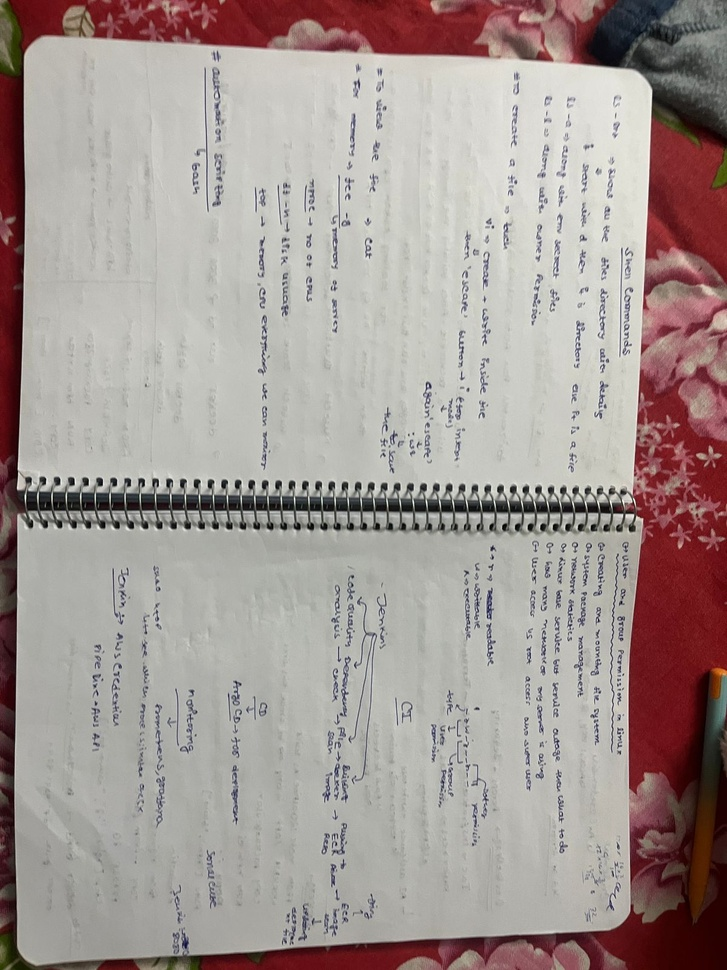
#> input picture testingimages/WhatsApp Image 2026-01-20 at 02.53.59.jpeg, 727 x 970 px, shrunk from 1200 x 1600 before the run
$ python -i scanner.py   (imports and definitions only)
#> lines starting #> are read from the running program, lines starting #| are printed output that depends on the picture; after the words box and inside, x2 and y2 are one past the last pixel; in counts of white or black regions, pixels touching at a corner belong together
"""
Document Scanner - Simple and robust detection.
"""

import cv2
import numpy as np
from typing import List, Tuple, Optional
import logging

logger = logging.getLogger(__name__)


class DocScanner:
    """Simple document scanner."""

    def detect(self, image: np.ndarray) -> Tuple[Optional[np.ndarray], float, str]:
        """
        Detect document in image.
        Returns (corners, confidence, method).
        """
        if image is None or image.size == 0:
            return None, 0.0, "none"

        h, w = image.shape[:2]

        # Check if this is a white background document (scanned/screenshot)
        if self._is_white_background(image):
            # For white background, return full image with small margin
            margin = 5
            corners = np.array([
                [margin, margin],
                [w - margin, margin],
                [w - margin, h - margin],
                [margin, h - margin]
            ], dtype=np.float32)
            return corners, 0.95, "fullpage"

        best_quad = None
        best_score = 0.0
        best_method = "none"

        # Method 1: Edge detection
        quads = self._find_by_edges(image)
        for quad in quads:
            score = self._score_quad(quad, image)
            if score > best_score:
                best_quad = quad
                best_score = score
                best_method = "edge"

        # Method 2: Contour detection
        if best_score < 0.8:
            quads = self._find_by_contours(image)
            for quad in quads:
                score = self._score_quad(quad, image)
                if score > best_score:
                    best_quad = quad
                    best_score = score
                    best_method = "contour"

        # Method 3: Threshold detection
        if best_score < 0.8:
            quads = self._find_by_threshold(image)
            for quad in quads:
                score = self._score_quad(quad, image)
                if score > best_score:
                    best_quad = quad
                    best_score = score
                    best_method = "threshold"

        if best_quad is not None:
            best_quad = self._order_points(best_quad)
            return best_quad, best_score, best_method

        return None, 0.0, "none"

    def _is_white_background(self, image: np.ndarray) -> bool:
        """Check if image has white/uniform background (scanned doc or screenshot)."""
        h, w = image.shape[:2]
        gray = cv2.cvtColor(image, cv2.COLOR_BGR2GRAY)

        # Check corners - if all corners are very bright, likely white background
        margin = 30
        corners = [
            gray[0:margin, 0:margin].mean(),           # TL
            gray[0:margin, w-margin:w].mean(),         # TR
            gray[h-margin:h, 0:margin].mean(),         # BL
            gray[h-margin:h, w-margin:w].mean()        # BR
        ]

        # All corners should be very bright (>240)
        if all(c > 240 for c in corners):
            # Also check overall brightness
            mean_brightness = gray.mean()
            if mean_brightness > 220:
                return True

        return False

    def _find_by_edges(self, image: np.ndarray) -> List[np.ndarray]:
        """Find document using Canny edges."""
        results = []
        gray = cv2.cvtColor(image, cv2.COLOR_BGR2GRAY)
        gray = cv2.GaussianBlur(gray, (5, 5), 0)

        for thresh1, thresh2 in [(50, 150), (30, 100), (75, 200)]:
            edges = cv2.Canny(gray, thresh1, thresh2)
            edges = cv2.dilate(edges, None, iterations=2)

            contours, _ = cv2.findContours(edges, cv2.RETR_LIST, cv2.CHAIN_APPROX_SIMPLE)
            contours = sorted(contours, key=cv2.contourArea, reverse=True)[:10]

            for cnt in contours:
                peri = cv2.arcLength(cnt, True)
                approx = cv2.approxPolyDP(cnt, 0.02 * peri, True)

                if len(approx) == 4 and cv2.isContourConvex(approx):
                    results.append(approx.reshape(4, 2).astype(np.float32))

        return results

    # [54 lines left out: functions _find_by_contours, _find_by_threshold, not called in this run]

    def _score_quad(self, quad: np.ndarray, image: np.ndarray) -> float:
        """Score a quad - higher is better."""
        if quad is None or len(quad) != 4:
            return 0.0

        h, w = image.shape[:2]
        img_area = h * w

        # Area ratio
        area = cv2.contourArea(quad)
        area_ratio = area / img_area

        # Skip if too small or too large
        if area_ratio < 0.05 or area_ratio > 0.95:
            return 0.0

        # Skip if it covers almost the entire image
        margin = 10
        corners_on_edge = 0
        for pt in quad:
            x, y = pt
            if x < margin or x > w - margin or y < margin or y > h - margin:
                corners_on_edge += 1

        if corners_on_edge == 4 and area_ratio > 0.9:
            return 0.0

        # Area score - prefer medium sized documents (20-70%)
        if 0.2 <= area_ratio <= 0.7:
            area_score = 1.0
        elif area_ratio < 0.2:
            area_score = area_ratio / 0.2
        else:
            area_score = max(0.5, 1.0 - (area_ratio - 0.7) / 0.25)

        # Rectangularity - check angles
        angles = []
        for i in range(4):
            p1 = quad[(i - 1) % 4]
            p2 = quad[i]
            p3 = quad[(i + 1) % 4]

            v1 = p1 - p2
            v2 = p3 - p2

            cos_angle = np.dot(v1, v2) / (np.linalg.norm(v1) * np.linalg.norm(v2) + 1e-6)
            angle = np.degrees(np.arccos(np.clip(cos_angle, -1, 1)))
            angles.append(angle)

        # All angles should be close to 90 degrees
        angle_devs = [abs(a - 90) for a in angles]
        avg_dev = sum(angle_devs) / 4

        if avg_dev > 40:  # Too skewed
            return 0.0

        rect_score = max(0, 1.0 - avg_dev / 30)

        # Combined score
        score = 0.5 * area_score + 0.5 * rect_score

        return score

    def _order_points(self, pts: np.ndarray) -> np.ndarray:
        """Order points: TL, TR, BR, BL."""
        pts = pts.astype(np.float32)
        rect = np.zeros((4, 2), dtype=np.float32)

        s = pts.sum(axis=1)
        rect[0] = pts[np.argmin(s)]  # Top-left
        rect[2] = pts[np.argmax(s)]  # Bottom-right

        d = np.diff(pts, axis=1).flatten()
        rect[1] = pts[np.argmin(d)]  # Top-right
        rect[3] = pts[np.argmax(d)]  # Bottom-left

        return rect


# [4 lines left out: function scan_document, not called in this run]

>>> import cv2
>>> picture = cv2.imread('../../../testingimages/WhatsApp Image 2026-01-20 at 02.53.59.jpeg')
#> picture is the input picture: shape (970, 727, 3); mean B, G, R 148.2, 151.8, 163.7
>>> result = DocScanner().detect(picture)
#> in _is_white_background, `gray = cv2.cvtColor(image, cv2.COLOR_BGR2GRAY)`:
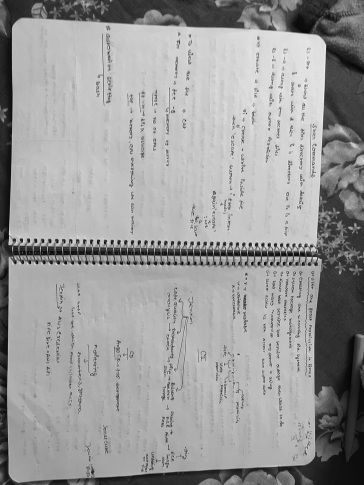
#> gray: shape (970, 727) (shown at 1/2 size); min 0, max 254, mean 155
#> in _is_white_background, `corners = [ gray[0:margin, 0:margin].mean(),`: corners = [54.32, 110.7, 76.52, 13.96]
#> the loop in _find_by_edges, `for thresh1, thresh2 in [(50, 150), (30, 100), (75, 200)]:` made 3 passes
#> pass 1, in _find_by_edges, `edges = cv2.Canny(gray, thresh1, thresh2)`:
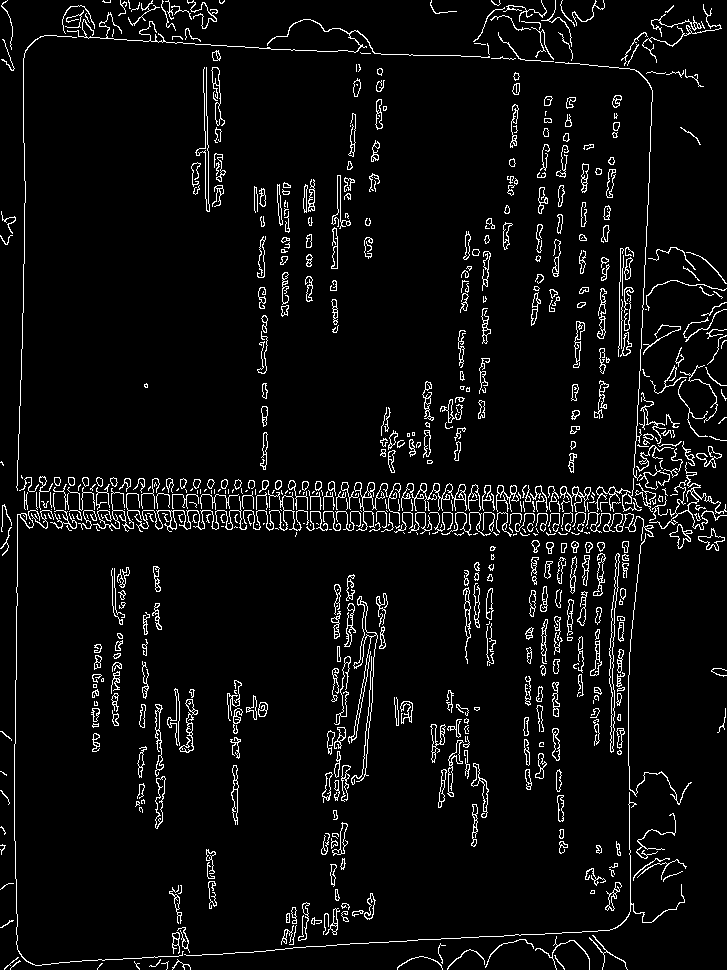
#> edges: shape (970, 727); 5.4% white in thin lines or dots
#> pass 1, in _find_by_edges, `edges = cv2.dilate(edges, None, iterations=2)`:
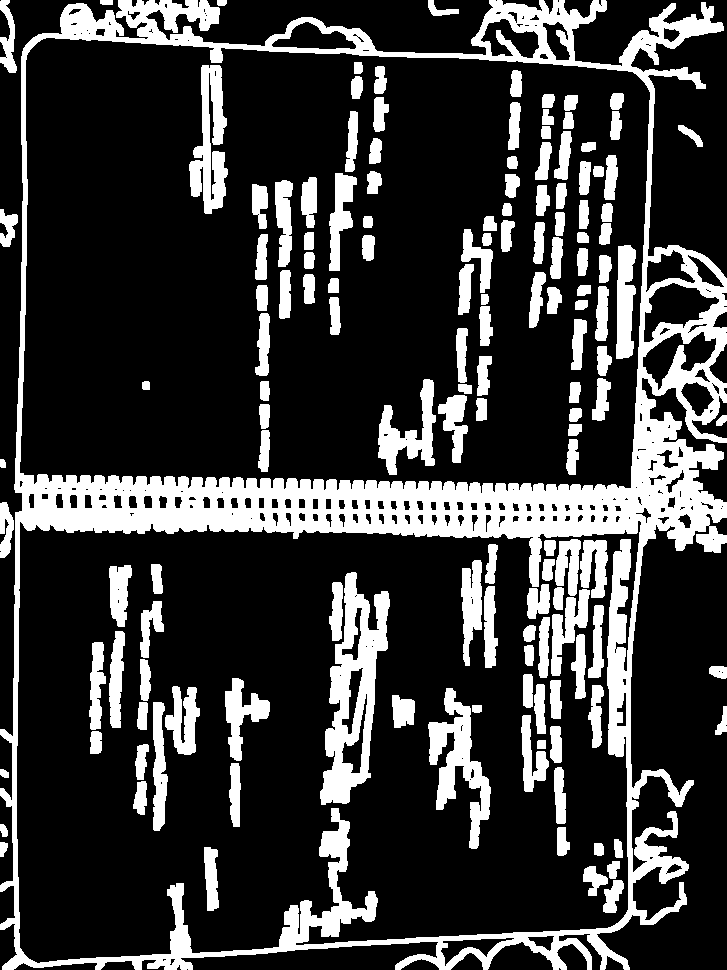
#> edges: shape (970, 727); 22.9% white; 146 white regions, largest, box (x1, y1, x2, y2) and area: (0, 0, 727, 970) 85560, (320, 572, 390, 805) 7333, (428, 688, 491, 849) 3886
#> pass 2, in _find_by_edges, `edges = cv2.dilate(edges, None, iterations=2)`:
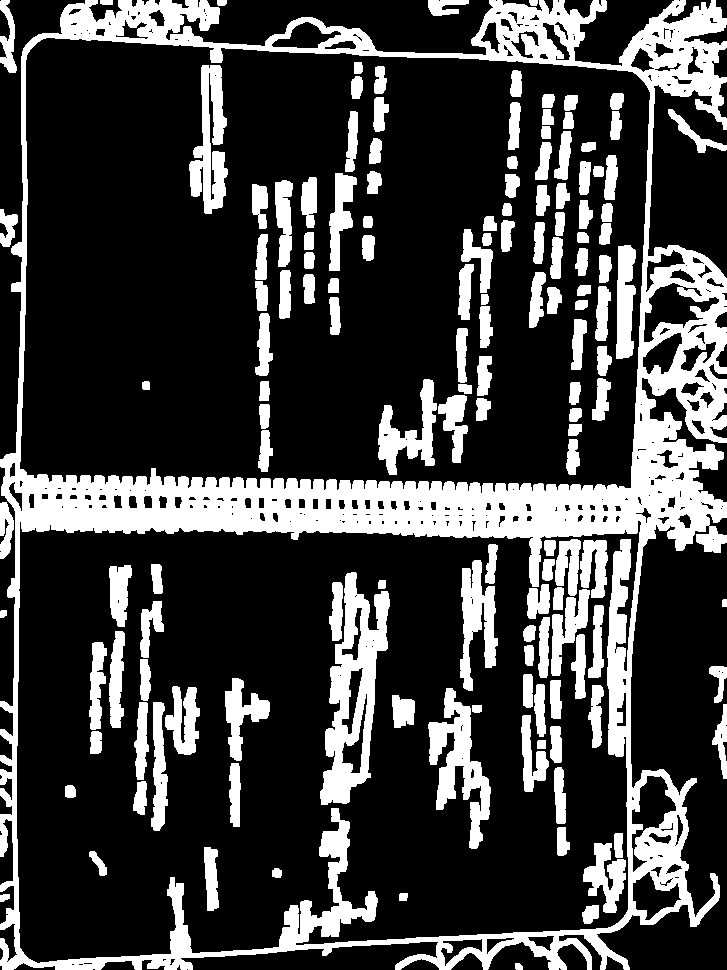
#> edges: shape (970, 727); 25.3% white; 147 white regions, largest, box (x1, y1, x2, y2) and area: (0, 0, 727, 970) 98288, (320, 572, 390, 805) 7337, (428, 688, 491, 849) 4092
#> after the loop in _find_by_edges, `for thresh1, thresh2 in [(50, 150), (30, 100), (75, 200)]:`:
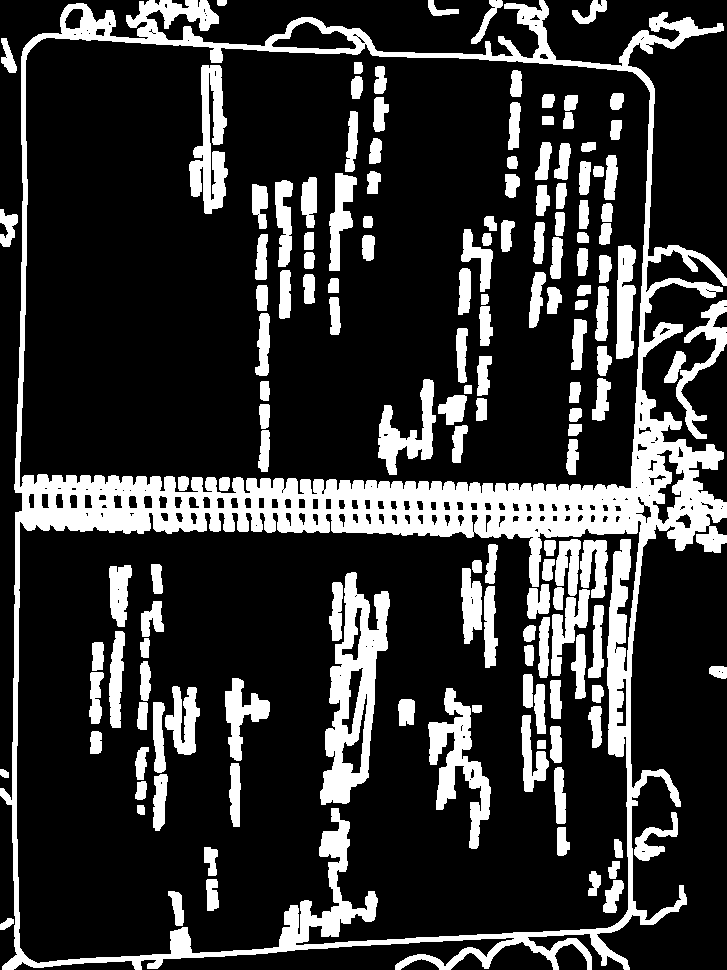
#> edges: shape (970, 727); 21.1% white; 151 white regions, largest, box (x1, y1, x2, y2) and area: (0, 0, 727, 970) 71925, (320, 572, 390, 805) 7323, (428, 688, 491, 849) 3801
#> after the loop in _find_by_edges, `for thresh1, thresh2 in [(50, 150), (30, 100), (75, 200)]:`: results = 6 items
#> the loop in detect, `for quad in quads:` made 6 passes
#> (area in _score_quad, area_ratio in _score_quad, area_score in _score_quad, angle_devs in _score_quad, avg_dev in _score_quad, rect_score in _score_quad, score, best_quad) on passes 1, 2, 4: (613179, 0.87, 0.5, [3.73, 3.91, 4.99, 4.81], 4.36, 0.855, 0.677, [[68, 4], [2, 969], [629, 969], [713, 6]]), (255029.5, 0.362, 1, [2.83, 1.62, 0.266, 0.948], 1.42, 0.953, 0.976, [[29, 50], [635, 73], [631, 487], [34, 484]]), (253850, 0.36, 1, [1.9, 1.62, 0.585, 0.869], 1.24, 0.959, 0.979, [[29, 50], [635, 73], [631, 487], [27, 475]])
#> after the loop in detect, `for quad in quads:`: best_score = 0.982
#> in _order_points, `pts = pts.astype(np.float32)`: pts = [[29, 50], [635, 73], [631, 487], [20, 487]]
#> in _order_points, `s = pts.sum(axis=1)`: s = [79, 708, 1118, 507]
#> in _order_points, `d = np.diff(pts, axis=1).flatten()`: d = [21, -562, -144, 467]
#> result = ([[29, 50], [635, 73], [631, 487], [20, 487]], 0.982, 'edge')

$ run again, on testingimages/WhatsApp Image 2026-01-21 at 00.18.11.jpeg
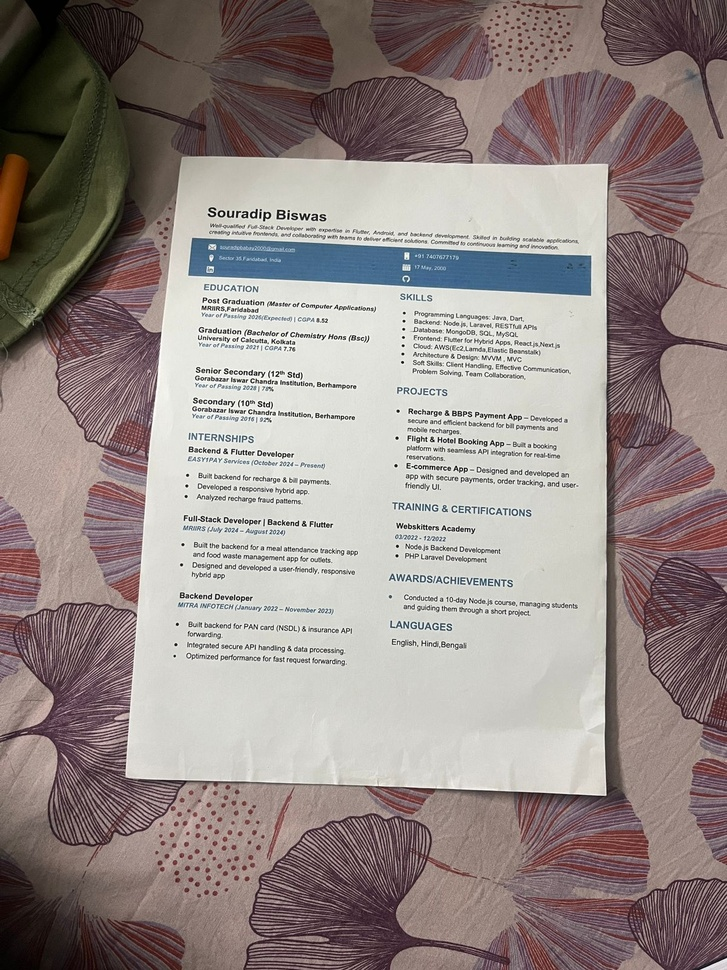
#> input picture testingimages/WhatsApp Image 2026-01-21 at 00.18.11.jpeg, 727 x 970 px, shrunk from 1200 x 1600 before the run
#> picture is the input picture: shape (970, 727, 3); mean B, G, R 134.1, 137, 148.1
#> corners = [39.69, 65.66, 8.17, 102.4]
#> the loop in _find_by_edges, `for thresh1, thresh2 in [(50, 150), (30, 100), (75, 200)]:` made 3 passes
#> pass 1, in _find_by_edges, `edges = cv2.Canny(gray, thresh1, thresh2)`:
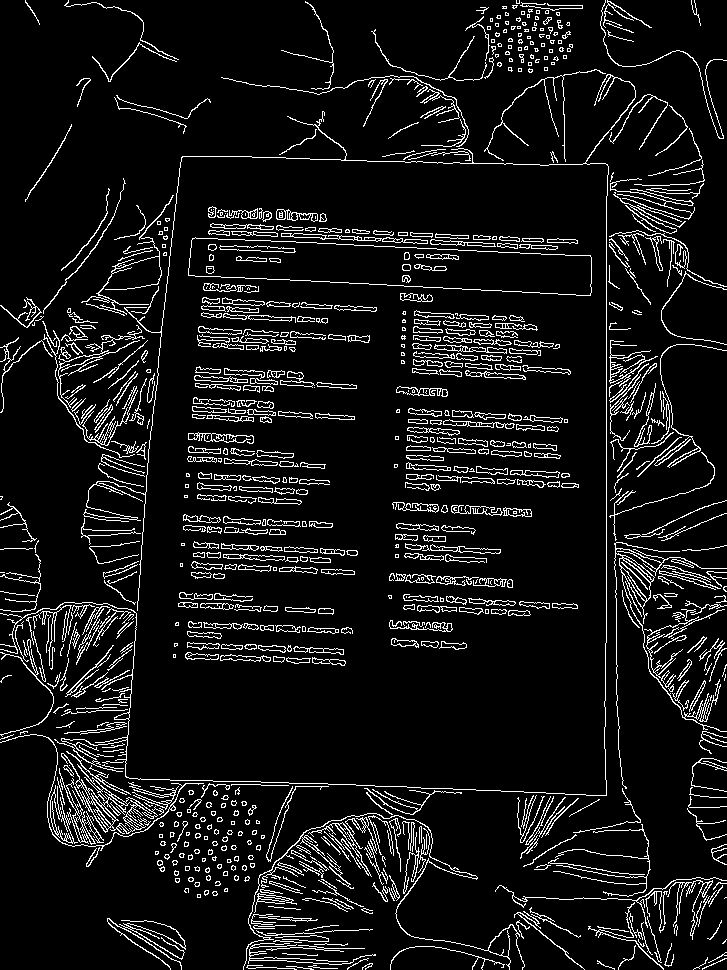
#> edges: shape (970, 727); 8.3% white in thin lines or dots
#> after the loop in _find_by_edges, `for thresh1, thresh2 in [(50, 150), (30, 100), (75, 200)]:`:
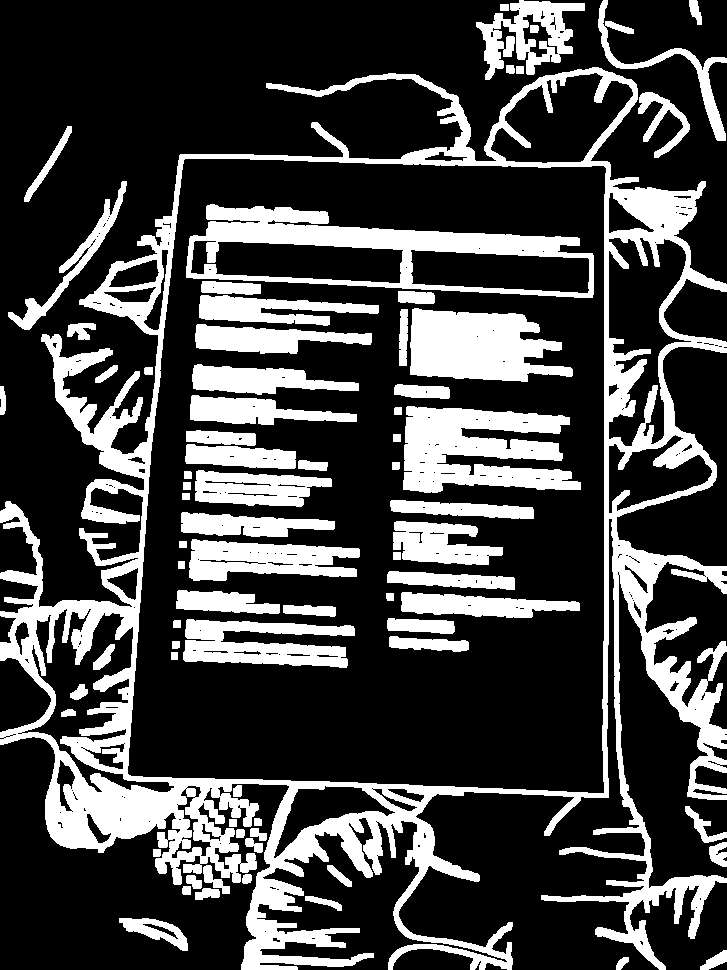
#> edges: shape (970, 727); 26.5% white; 76 white regions, largest, box (x1, y1, x2, y2) and area: (0, 67, 727, 970) 91754, (186, 204, 594, 298) 12404, (403, 406, 581, 493) 10368
#> after the loop in _find_by_edges, `for thresh1, thresh2 in [(50, 150), (30, 100), (75, 200)]:`: results = 6 items
#> the loop in detect, `for quad in quads:` made 6 passes
#> (area in _score_quad, area_ratio in _score_quad, area_score in _score_quad, angle_devs in _score_quad, avg_dev in _score_quad, rect_score in _score_quad, score, best_quad) on passes 1 to 2: (449080, 0.637, 1, [1.97, 3.83, 16.45, 18.31], 10.14, 0.662, 0.831, [[303, 0], [0, 744], [673, 967], [700, 146]]), (278527.5, 0.395, 1, [4.03, 1.09, 2.13, 2.98], 2.56, 0.915, 0.957, [[185, 158], [606, 168], [603, 793], [127, 773]])
#> after the loop in detect, `for quad in quads:`: best_score = 0.957
#> pts = [[185, 158], [606, 168], [603, 793], [127, 773]]
#> s = [343, 774, 1396, 900]
#> d = [-27, -438, 190, 646]
#> result = ([[185, 158], [606, 168], [603, 793], [127, 773]], 0.957, 'edge')
